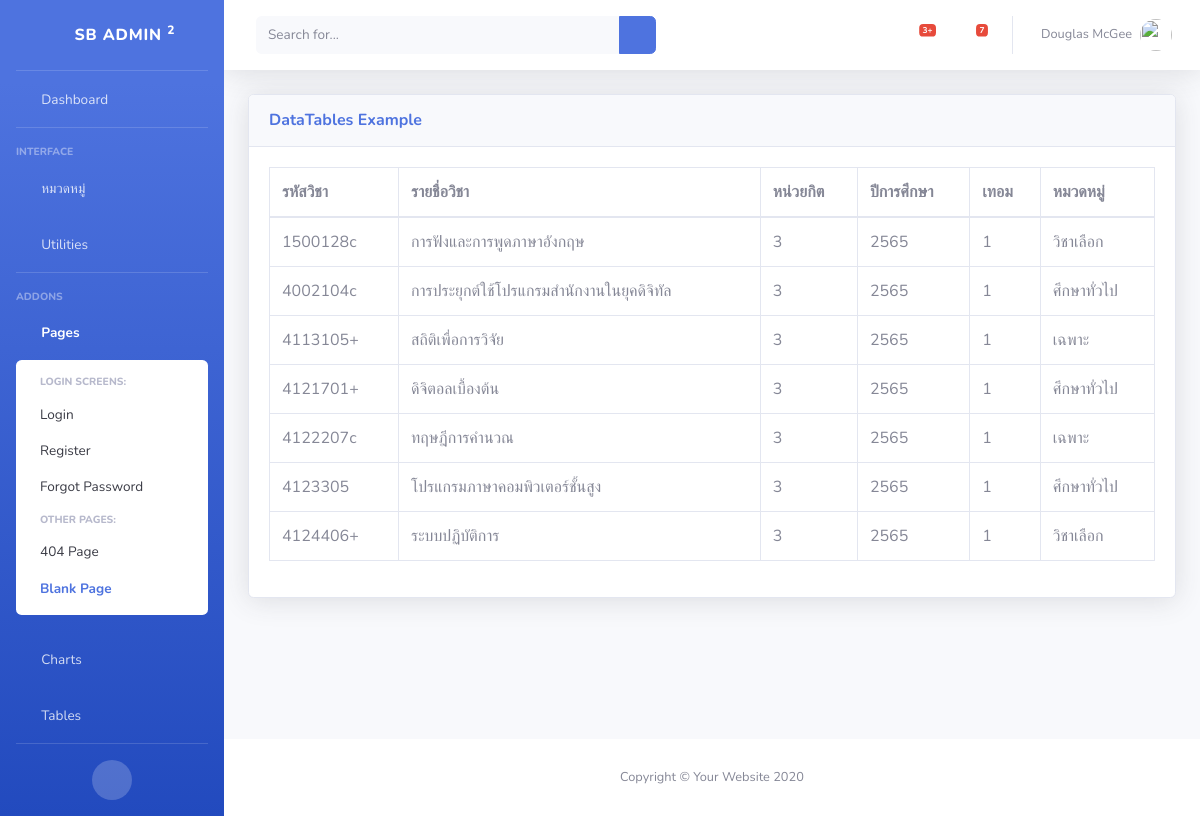
The page / on the database its author committed.
### students_info/models.py (models this page shows, shortened)
class Classes(models.Model):
    class_id = models.CharField(max_length=10)
    class_name = models.CharField(max_length=255)
    class_credit = models.IntegerField()
    class_year = models.IntegerField()
    semester = models.IntegerField()
    class_category = models.ForeignKey(Category, on_delete=models.CASCADE)

class Category(models.Model):
    category = models.CharField(max_length=64)
    def __str__(self):
        return self.category

### students_info/views.py (the view)
# urls.py: path('', views.index, name="index"),
def index(request):
    context = {}
    classes = models.Classes.objects.all().order_by("id")
    context ['classes'] = classes
    return render(request, 'home.html',context)

### templates/home.html
{% extends "blank.html" %}
{% block content %}
<div class="card shadow mb-4">
    <div class="card-header py-3">
        <h6 class="m-0 font-weight-bold text-primary">DataTables Example</h6>
    </div>
    <div class="card-body">
        <div class="table-responsive">
            <table class="table table-bordered" id="dataTable" width="100%" cellspacing="0">
                <thead>
                    <tr>
                        <th>รหัสวิชา</th>
                        <th>รายชื่อวิชา</th>
                        <th>หน่วยกิต</th>
                        <th>ปีการศึกษา</th>
                        <th>เทอม</th>
                        <th>หมวดหมู่</th>
                    </tr>
                </thead>
                <tbody>
                    {% for class in classes %}
                    <tr>
                        <td>{{ class.class_id }}</td>
                        <td>{{ class.class_name }}</td>
                        <td>{{ class.class_credit }}</td>
                        <td>{{ class.class_year }}</td>
                        <td>{{ class.semester }}</td>
                        <td>{{ class.class_category }}</td>
                    </tr>
                    {% endfor %}
                </tbody>
            </table>
        </div>
    </div>
</div>
{% endblock content %}

### templates/blank.html (shortened to what this page needs)
{% load static %}
<!DOCTYPE html>
<html lang="en">
<head>
    <link href="vendor/fontawesome-free/css/all.min.css" rel="stylesheet" type="text/css">
    <link href="{% static 'css/sb-admin-2.min.css' %}" rel="stylesheet">
</head>
<body id="page-top">
    <div id="wrapper">
        <ul class="navbar-nav bg-gradient-primary sidebar sidebar-dark accordion" id="accordionSidebar">
            <a class="sidebar-brand d-flex align-items-center justify-content-center" href="index.html">
                <div class="sidebar-brand-icon rotate-n-15">
                    <i class="fas fa-laugh-wink"></i>
                </div>
                <div class="sidebar-brand-text mx-3">SB Admin <sup>2</sup></div>
            </a>
            <hr class="sidebar-divider my-0">
            <li class="nav-item">
                <a class="nav-link" href="index.html">
                    <i class="fas fa-fw fa-tachometer-alt"></i>
                    <span>Dashboard</span></a>
            </li>
            <hr class="sidebar-divider">
            <div class="sidebar-heading">
                Interface
            </div>
            <li class="nav-item">
                <a class="nav-link collapsed" href="#" data-toggle="collapse" data-target="#collapseTwo"
                    aria-expanded="true" aria-controls="collapseTwo">
                    <i class="fas fa-fw fa-cog"></i>
                    <span>หมวดหมู่</span>
                </a>
            </li>
            <li class="nav-item">
                <a class="nav-link collapsed" href="#" data-toggle="collapse" data-target="#collapseUtilities"
                    aria-expanded="true" aria-controls="collapseUtilities">
                    <i class="fas fa-fw fa-wrench"></i>
                    <span>Utilities</span>
                </a>
            </li>
            <hr class="sidebar-divider">
            <div class="sidebar-heading">
                Addons
            </div>
            <li class="nav-item active">
                <a class="nav-link" href="#" data-toggle="collapse" data-target="#collapsePages" aria-expanded="true"
                    aria-controls="collapsePages">
                    <i class="fas fa-fw fa-folder"></i>
                    <span>Pages</span>
                </a>
                <div id="collapsePages" class="collapse show" aria-labelledby="headingPages"
                    data-parent="#accordionSidebar">
                    <div class="bg-white py-2 collapse-inner rounded">
                        <h6 class="collapse-header">Login Screens:</h6>
                        <a class="collapse-item" href="login.html">Login</a>
                        <a class="collapse-item" href="register.html">Register</a>
                        <a class="collapse-item" href="forgot-password.html">Forgot Password</a>
                        <h6 class="collapse-header">Other Pages:</h6>
                        <a class="collapse-item" href="404.html">404 Page</a>
                        <a class="collapse-item active" href="blank.html">Blank Page</a>
                    </div>
                </div>
            </li>
            <li class="nav-item">
                <a class="nav-link" href="charts.html">
                    <i class="fas fa-fw fa-chart-area"></i>
                    <span>Charts</span></a>
            </li>
            <li class="nav-item">
                <a class="nav-link" href="tables.html">
                    <i class="fas fa-fw fa-table"></i>
                    <span>Tables</span></a>
            </li>
            <hr class="sidebar-divider d-none d-md-block">
            <div class="text-center d-none d-md-inline">
                <button class="rounded-circle border-0" id="sidebarToggle"></button>
            </div>
        </ul>
        <div id="content-wrapper" class="d-flex flex-column">
            <div id="content">
                <nav class="navbar navbar-expand navbar-light bg-white topbar mb-4 static-top shadow">
                    <form
                        class="d-none d-sm-inline-block form-inline mr-auto ml-md-3 my-2 my-md-0 mw-100 navbar-search">
                        <div class="input-group">
                            <input type="text" class="form-control bg-light border-0 small" placeholder="Search for..."
                                aria-label="Search" aria-describedby="basic-addon2">
                            <div class="input-group-append">
                                <button class="btn btn-primary" type="button">
                                    <i class="fas fa-search fa-sm"></i>
                                </button>
                            </div>
                        </div>
                    </form>
                    <ul class="navbar-nav ml-auto">
                        <li class="nav-item dropdown no-arrow mx-1">
                            <a class="nav-link dropdown-toggle" href="#" id="alertsDropdown" role="button"
                                data-toggle="dropdown" aria-haspopup="true" aria-expanded="false">
                                <i class="fas fa-bell fa-fw"></i>
                                <span class="badge badge-danger badge-counter">3+</span>
                            </a>
                        </li>
                        <li class="nav-item dropdown no-arrow mx-1">
                            <a class="nav-link dropdown-toggle" href="#" id="messagesDropdown" role="button"
                                data-toggle="dropdown" aria-haspopup="true" aria-expanded="false">
                                <i class="fas fa-envelope fa-fw"></i>
                                <span class="badge badge-danger badge-counter">7</span>
                            </a>
                        </li>
                        <li class="nav-item dropdown no-arrow">
                            <a class="nav-link dropdown-toggle" href="#" id="userDropdown" role="button"
                                data-toggle="dropdown" aria-haspopup="true" aria-expanded="false">
                                <span class="mr-2 d-none d-lg-inline text-gray-600 small">Douglas McGee</span>
                                <img class="img-profile rounded-circle"
                                    src="{% static 'img/undraw_profile.svg' %}">
                            </a>
                        </li>
                    </ul>
                </nav>
                <div class="container-fluid">
                    {% block content %}{% endblock content %}
                </div>
            </div>
            <footer class="sticky-footer bg-white">
                <div class="container my-auto">
                    <div class="copyright text-center my-auto">
                        <span>Copyright &copy; Your Website 2020</span>
                    </div>
                </div>
            </footer>
        </div>
    </div>
</body>
</html>

### rows shown on the page
Classes: class_id "1500128c", class_name "การฟังและการพูดภาษาอังกฤษ", class_credit "3", class_year "2565", semester "1", class_category "วิชาเลือก"
Classes: class_id "4002104c", class_name "การประยุกต์ใช้โปรแกรมสำนักงานในยุคดิจิทัล", class_credit "3", class_year "2565", semester "1", class_category "ศึกษาทั่วไป"
Classes: class_id "4113105+", class_name "สถิติเพื่อการวิจัย", class_credit "3", class_year "2565", semester "1", class_category "เฉพาะ"
Classes: class_id "4121701+", class_name "ดิจิตอลเบื้องต้น", class_credit "3", class_year "2565", semester "1", class_category "ศึกษาทั่วไป"
Classes: class_id "4122207c", class_name "ทฤษฎีการคำนวณ", class_credit "3", class_year "2565", semester "1", class_category "เฉพาะ"
Classes: class_id "4123305", class_name "โปรแกรมภาษาคอมพิวเตอร์ชั้นสูง", class_credit "3", class_year "2565", semester "1", class_category "ศึกษาทั่วไป"
Classes: class_id "4124406+", class_name "ระบบปฏิบัติการ", class_credit "3", class_year "2565", semester "1", class_category "วิชาเลือก"
